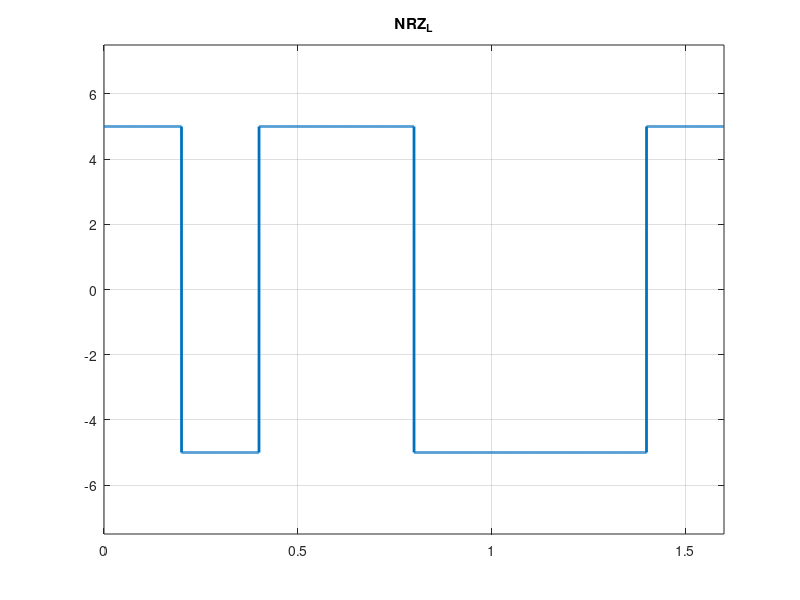

Here is the MATLAB script that generated this plot:
clc;
clear;
close all;

bits = [0,1,0,0,1,1,1,0];
amp = input("Enter the amplitude: ");
bit_rate = input("Enter the bit_rate: ");

sign = -1;
len = length(bits);
Time = len/bit_rate;
sampling_frquency = 10000;

for i = 1:len
  if bits(i) == 1
    amplitude(i) = sign * amp;
  else
    amplitude(i) = amp;
  end
end
  
%Modulation
time = 0: 1/sampling_frquency:Time;
x = 1;
for i = 1:length(time)
  result(i) = amplitude(x);
  if bit_rate * time(i) >= x;
    x = x + 1;
  end
end

plot(time, result, 'Linewidth', 2);
axis([0 Time -1.5*amp amp*1.5]);
grid on;
title('NRZ_L');

%Demodulation
x = 1;
for i = 1:length(time)
  if bit_rate * time(i) >= x
    if(result(i) < 0)
      ans_bits(x) = 1;
    else
      ans_bits(x) = 0;
    end
    x = x + 1;
  end
end

disp("Orginal bit : ");
disp(bits);

disp("Demodulation: ");
disp(ans_bits);
  




